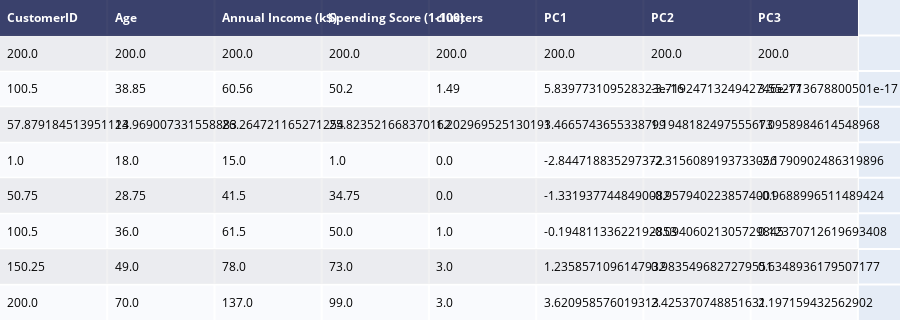

This figure's notebook cell:
### Code cell
desc = ff.create_table(df.describe())
py.iplot(desc)

### Figure 1 — Plotly figure (JSON) as saved in the notebook; plotly's stock layout.template omitted (floating-point values rounded to 4 significant figures)
{"data": [{"colorscale": [[0, "#00083e"], [0.5, "#ededee"], [1, "#ffffff"]], "hoverinfo": "none", "opacity": 0.75, "showscale": false, "type": "heatmap", "z": [[0, 0, 0, 0, 0, 0, 0, 0], [0.5, 0.5, 0.5, 0.5, 0.5, 0.5, 0.5, 0.5], [1, 1, 1, 1, 1, 1, 1, 1], [0.5, 0.5, 0.5, 0.5, 0.5, 0.5, 0.5, 0.5], [1, 1, 1, 1, 1, 1, 1, 1], [0.5, 0.5, 0.5, 0.5, 0.5, 0.5, 0.5, 0.5], [1, 1, 1, 1, 1, 1, 1, 1], [0.5, 0.5, 0.5, 0.5, 0.5, 0.5, 0.5, 0.5], [1, 1, 1, 1, 1, 1, 1, 1]]}], "layout": {"annotations": [{"align": "left", "font": {"color": "#ffffff"}, "showarrow": false, "text": "<b>CustomerID</b>", "x": -0.45, "xanchor": "left", "xref": "x", "y": 0, "yref": "y"}, {"align": "left", "font": {"color": "#ffffff"}, "showarrow": false, "text": "<b>Age</b>", "x": 0.55, "xanchor": "left", "xref": "x", "y": 0, "yref": "y"}, {"align": "left", "font": {"color": "#ffffff"}, "showarrow": false, "text": "<b>Annual Income (k$)</b>", "x": 1.55, "xanchor": "left", "xref": "x", "y": 0, "yref": "y"}, {"align": "left", "font": {"color": "#ffffff"}, "showarrow": false, "text": "<b>Spending Score (1-100)</b>", "x": 2.55, "xanchor": "left", "xref": "x", "y": 0, "yref": "y"}, {"align": "left", "font": {"color": "#ffffff"}, "showarrow": false, "text": "<b>clusters</b>", "x": 3.55, "xanchor": "left", "xref": "x", "y": 0, "yref": "y"}, {"align": "left", "font": {"color": "#ffffff"}, "showarrow": false, "text": "<b>PC1</b>", "x": 4.55, "xanchor": "left", "xref": "x", "y": 0, "yref": "y"}, {"align": "left", "font": {"color": "#ffffff"}, "showarrow": false, "text": "<b>PC2</b>", "x": 5.55, "xanchor": "left", "xref": "x", "y": 0, "yref": "y"}, {"align": "left", "font": {"color": "#ffffff"}, "showarrow": false, "text": "<b>PC3</b>", "x": 6.55, "xanchor": "left", "xref": "x", "y": 0, "yref": "y"}, {"align": "left", "font": {"color": "#000000"}, "showarrow": false, "text": "200.0", "x": -0.45, "xanchor": "left", "xref": "x", "y": 1, "yref": "y"}, {"align": "left", "font": {"color": "#000000"}, "showarrow": false, "text": "200.0", "x": 0.55, "xanchor": "left", "xref": "x", "y": 1, "yref": "y"}, {"align": "left", "font": {"color": "#000000"}, "showarrow": false, "text": "200.0", "x": 1.55, "xanchor": "left", "xref": "x", "y": 1, "yref": "y"}, {"align": "left", "font": {"color": "#000000"}, "showarrow": false, "text": "200.0", "x": 2.55, "xanchor": "left", "xref": "x", "y": 1, "yref": "y"}, {"align": "left", "font": {"color": "#000000"}, "showarrow": false, "text": "200.0", "x": 3.55, "xanchor": "left", "xref": "x", "y": 1, "yref": "y"}, {"align": "left", "font": {"color": "#000000"}, "showarrow": false, "text": "200.0", "x": 4.55, "xanchor": "left", "xref": "x", "y": 1, "yref": "y"}, {"align": "left", "font": {"color": "#000000"}, "showarrow": false, "text": "200.0", "x": 5.55, "xanchor": "left", "xref": "x", "y": 1, "yref": "y"}, {"align": "left", "font": {"color": "#000000"}, "showarrow": false, "text": "200.0", "x": 6.55, "xanchor": "left", "xref": "x", "y": 1, "yref": "y"}, {"align": "left", "font": {"color": "#000000"}, "showarrow": false, "text": "100.5", "x": -0.45, "xanchor": "left", "xref": "x", "y": 2, "yref": "y"}, {"align": "left", "font": {"color": "#000000"}, "showarrow": false, "text": "38.85", "x": 0.55, "xanchor": "left", "xref": "x", "y": 2, "yref": "y"}, {"align": "left", "font": {"color": "#000000"}, "showarrow": false, "text": "60.56", "x": 1.55, "xanchor": "left", "xref": "x", "y": 2, "yref": "y"}, {"align": "left", "font": {"color": "#000000"}, "showarrow": false, "text": "50.2", "x": 2.55, "xanchor": "left", "xref": "x", "y": 2, "yref": "y"}, {"align": "left", "font": {"color": "#000000"}, "showarrow": false, "text": "1.49", "x": 3.55, "xanchor": "left", "xref": "x", "y": 2, "yref": "y"}, {"align": "left", "font": {"color": "#000000"}, "showarrow": false, "text": "5.839773109528323e-16", "x": 4.55, "xanchor": "left", "xref": "x", "y": 2, "yref": "y"}, {"align": "left", "font": {"color": "#000000"}, "showarrow": false, "text": "-3.7192471324942746e-17", "x": 5.55, "xanchor": "left", "xref": "x", "y": 2, "yref": "y"}, {"align": "left", "font": {"color": "#000000"}, "showarrow": false, "text": "3.552713678800501e-17", "x": 6.55, "xanchor": "left", "xref": "x", "y": 2, "yref": "y"}, {"align": "left", "font": {"color": "#000000"}, "showarrow": false, "text": "57.879184513951124", "x": -0.45, "xanchor": "left", "xref": "x", "y": 3, "yref": "y"}, {"align": "left", "font": {"color": "#000000"}, "showarrow": false, "text": "13.969007331558883", "x": 0.55, "xanchor": "left", "xref": "x", "y": 3, "yref": "y"}, {"align": "left", "font": {"color": "#000000"}, "showarrow": false, "text": "26.264721165271254", "x": 1.55, "xanchor": "left", "xref": "x", "y": 3, "yref": "y"}, {"align": "left", "font": {"color": "#000000"}, "showarrow": false, "text": "25.823521668370162", "x": 2.55, "xanchor": "left", "xref": "x", "y": 3, "yref": "y"}, {"align": "left", "font": {"color": "#000000"}, "showarrow": false, "text": "1.202969525130193", "x": 3.55, "xanchor": "left", "xref": "x", "y": 3, "yref": "y"}, {"align": "left", "font": {"color": "#000000"}, "showarrow": false, "text": "1.4665743655338799", "x": 4.55, "xanchor": "left", "xref": "x", "y": 3, "yref": "y"}, {"align": "left", "font": {"color": "#000000"}, "showarrow": false, "text": "1.1948182497555673", "x": 5.55, "xanchor": "left", "xref": "x", "y": 3, "yref": "y"}, {"align": "left", "font": {"color": "#000000"}, "showarrow": false, "text": "1.0958984614548968", "x": 6.55, "xanchor": "left", "xref": "x", "y": 3, "yref": "y"}, {"align": "left", "font": {"color": "#000000"}, "showarrow": false, "text": "1.0", "x": -0.45, "xanchor": "left", "xref": "x", "y": 4, "yref": "y"}, {"align": "left", "font": {"color": "#000000"}, "showarrow": false, "text": "18.0", "x": 0.55, "xanchor": "left", "xref": "x", "y": 4, "yref": "y"}, {"align": "left", "font": {"color": "#000000"}, "showarrow": false, "text": "15.0", "x": 1.55, "xanchor": "left", "xref": "x", "y": 4, "yref": "y"}, {"align": "left", "font": {"color": "#000000"}, "showarrow": false, "text": "1.0", "x": 2.55, "xanchor": "left", "xref": "x", "y": 4, "yref": "y"}, {"align": "left", "font": {"color": "#000000"}, "showarrow": false, "text": "0.0", "x": 3.55, "xanchor": "left", "xref": "x", "y": 4, "yref": "y"}, {"align": "left", "font": {"color": "#000000"}, "showarrow": false, "text": "-2.844718835297372", "x": 4.55, "xanchor": "left", "xref": "x", "y": 4, "yref": "y"}, {"align": "left", "font": {"color": "#000000"}, "showarrow": false, "text": "-2.3156089193733056", "x": 5.55, "xanchor": "left", "xref": "x", "y": 4, "yref": "y"}, {"align": "left", "font": {"color": "#000000"}, "showarrow": false, "text": "-2.1790902486319896", "x": 6.55, "xanchor": "left", "xref": "x", "y": 4, "yref": "y"}, {"align": "left", "font": {"color": "#000000"}, "showarrow": false, "text": "50.75", "x": -0.45, "xanchor": "left", "xref": "x", "y": 5, "yref": "y"}, {"align": "left", "font": {"color": "#000000"}, "showarrow": false, "text": "28.75", "x": 0.55, "xanchor": "left", "xref": "x", "y": 5, "yref": "y"}, {"align": "left", "font": {"color": "#000000"}, "showarrow": false, "text": "41.5", "x": 1.55, "xanchor": "left", "xref": "x", "y": 5, "yref": "y"}, {"align": "left", "font": {"color": "#000000"}, "showarrow": false, "text": "34.75", "x": 2.55, "xanchor": "left", "xref": "x", "y": 5, "yref": "y"}, {"align": "left", "font": {"color": "#000000"}, "showarrow": false, "text": "0.0", "x": 3.55, "xanchor": "left", "xref": "x", "y": 5, "yref": "y"}, {"align": "left", "font": {"color": "#000000"}, "showarrow": false, "text": "-1.3319377448490082", "x": 4.55, "xanchor": "left", "xref": "x", "y": 5, "yref": "y"}, {"align": "left", "font": {"color": "#000000"}, "showarrow": false, "text": "-0.9579402238574001", "x": 5.55, "xanchor": "left", "xref": "x", "y": 5, "yref": "y"}, {"align": "left", "font": {"color": "#000000"}, "showarrow": false, "text": "-0.9688996511489424", "x": 6.55, "xanchor": "left", "xref": "x", "y": 5, "yref": "y"}, {"align": "left", "font": {"color": "#000000"}, "showarrow": false, "text": "100.5", "x": -0.45, "xanchor": "left", "xref": "x", "y": 6, "yref": "y"}, {"align": "left", "font": {"color": "#000000"}, "showarrow": false, "text": "36.0", "x": 0.55, "xanchor": "left", "xref": "x", "y": 6, "yref": "y"}, {"align": "left", "font": {"color": "#000000"}, "showarrow": false, "text": "61.5", "x": 1.55, "xanchor": "left", "xref": "x", "y": 6, "yref": "y"}, {"align": "left", "font": {"color": "#000000"}, "showarrow": false, "text": "50.0", "x": 2.55, "xanchor": "left", "xref": "x", "y": 6, "yref": "y"}, {"align": "left", "font": {"color": "#000000"}, "showarrow": false, "text": "1.0", "x": 3.55, "xanchor": "left", "xref": "x", "y": 6, "yref": "y"}, {"align": "left", "font": {"color": "#000000"}, "showarrow": false, "text": "-0.19481133622192853", "x": 4.55, "xanchor": "left", "xref": "x", "y": 6, "yref": "y"}, {"align": "left", "font": {"color": "#000000"}, "showarrow": false, "text": "-0.09406021305729845", "x": 5.55, "xanchor": "left", "xref": "x", "y": 6, "yref": "y"}, {"align": "left", "font": {"color": "#000000"}, "showarrow": false, "text": "0.12370712619693408", "x": 6.55, "xanchor": "left", "xref": "x", "y": 6, "yref": "y"}, {"align": "left", "font": {"color": "#000000"}, "showarrow": false, "text": "150.25", "x": -0.45, "xanchor": "left", "xref": "x", "y": 7, "yref": "y"}, {"align": "left", "font": {"color": "#000000"}, "showarrow": false, "text": "49.0", "x": 0.55, "xanchor": "left", "xref": "x", "y": 7, "yref": "y"}, {"align": "left", "font": {"color": "#000000"}, "showarrow": false, "text": "78.0", "x": 1.55, "xanchor": "left", "xref": "x", "y": 7, "yref": "y"}, {"align": "left", "font": {"color": "#000000"}, "showarrow": false, "text": "73.0", "x": 2.55, "xanchor": "left", "xref": "x", "y": 7, "yref": "y"}, {"align": "left", "font": {"color": "#000000"}, "showarrow": false, "text": "3.0", "x": 3.55, "xanchor": "left", "xref": "x", "y": 7, "yref": "y"}, {"align": "left", "font": {"color": "#000000"}, "showarrow": false, "text": "1.2358571096147932", "x": 4.55, "xanchor": "left", "xref": "x", "y": 7, "yref": "y"}, {"align": "left", "font": {"color": "#000000"}, "showarrow": false, "text": "0.9835496827279551", "x": 5.55, "xanchor": "left", "xref": "x", "y": 7, "yref": "y"}, {"align": "left", "font": {"color": "#000000"}, "showarrow": false, "text": "0.6348936179507177", "x": 6.55, "xanchor": "left", "xref": "x", "y": 7, "yref": "y"}, {"align": "left", "font": {"color": "#000000"}, "showarrow": false, "text": "200.0", "x": -0.45, "xanchor": "left", "xref": "x", "y": 8, "yref": "y"}, {"align": "left", "font": {"color": "#000000"}, "showarrow": false, "text": "70.0", "x": 0.55, "xanchor": "left", "xref": "x", "y": 8, "yref": "y"}, {"align": "left", "font": {"color": "#000000"}, "showarrow": false, "text": "137.0", "x": 1.55, "xanchor": "left", "xref": "x", "y": 8, "yref": "y"}, {"align": "left", "font": {"color": "#000000"}, "showarrow": false, "text": "99.0", "x": 2.55, "xanchor": "left", "xref": "x", "y": 8, "yref": "y"}, {"align": "left", "font": {"color": "#000000"}, "showarrow": false, "text": "3.0", "x": 3.55, "xanchor": "left", "xref": "x", "y": 8, "yref": "y"}, {"align": "left", "font": {"color": "#000000"}, "showarrow": false, "text": "3.620958576019313", "x": 4.55, "xanchor": "left", "xref": "x", "y": 8, "yref": "y"}, {"align": "left", "font": {"color": "#000000"}, "showarrow": false, "text": "2.425370748851631", "x": 5.55, "xanchor": "left", "xref": "x", "y": 8, "yref": "y"}, {"align": "left", "font": {"color": "#000000"}, "showarrow": false, "text": "2.197159432562902", "x": 6.55, "xanchor": "left", "xref": "x", "y": 8, "yref": "y"}], "height": 320, "margin": {"b": 0, "l": 0, "r": 0, "t": 0}, "xaxis": {"dtick": 1, "gridwidth": 2, "showticklabels": false, "tick0": -0.5, "ticks": "", "zeroline": false}, "yaxis": {"autorange": "reversed", "dtick": 1, "gridwidth": 2, "showticklabels": false, "tick0": 0.5, "ticks": "", "zeroline": false}}}
